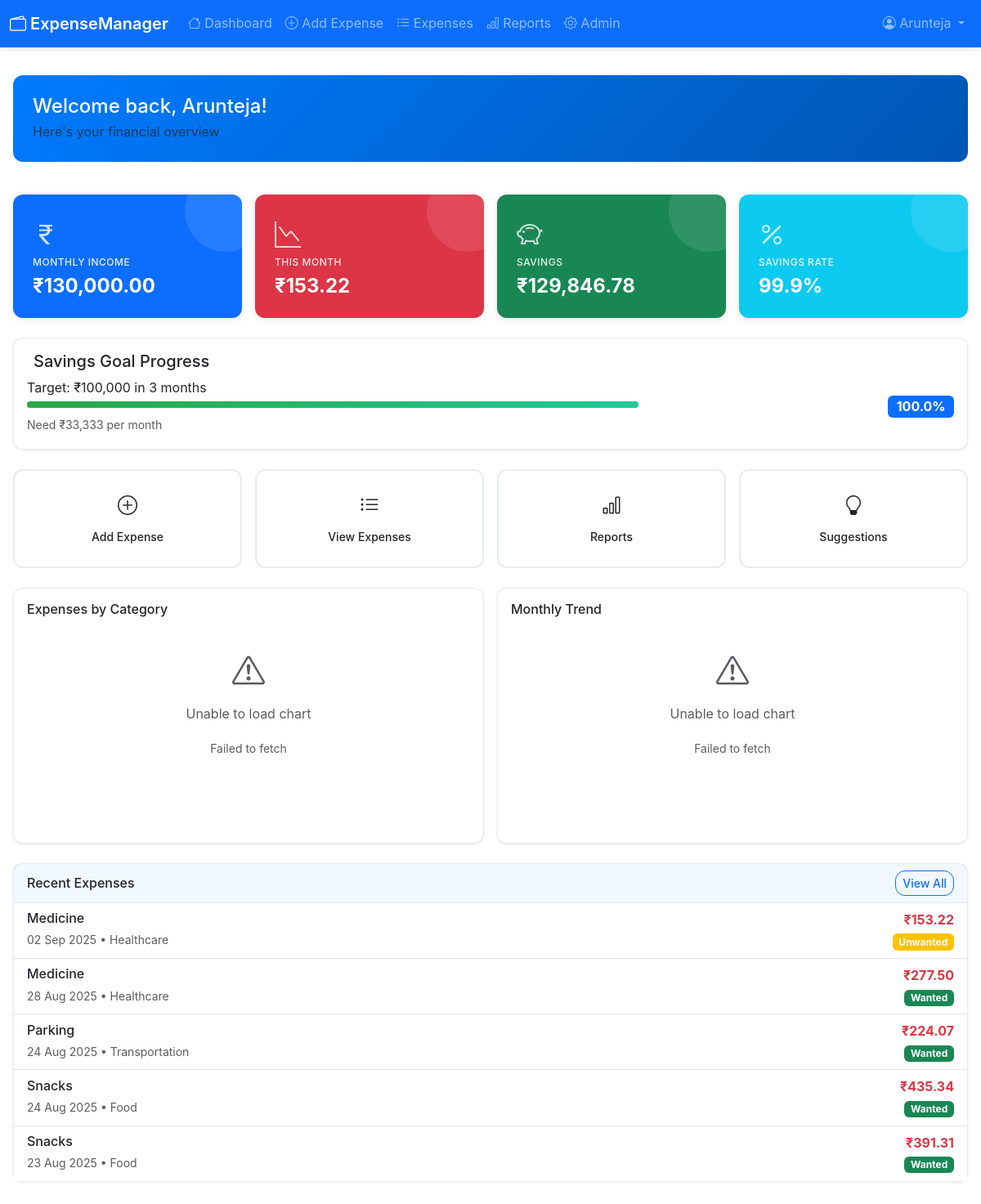
The page /dashboard (signed in) on the database its author committed.
### app.py (models this page shows, shortened)
class User(UserMixin, db.Model):
    id = db.Column(db.Integer, primary_key=True)
    username = db.Column(db.String(80), unique=True, nullable=False)
    email = db.Column(db.String(120), unique=True, nullable=False)
    password_hash = db.Column(db.String(120), nullable=False)
    is_admin = db.Column(db.Boolean, default=False)
    monthly_income = db.Column(db.Float, default=0.0)
    created_at = db.Column(db.DateTime, default=datetime.utcnow)
    expenses = db.relationship('Expense', backref='user', lazy=True)

class SavingsGoal(db.Model):
    id = db.Column(db.Integer, primary_key=True)
    user_id = db.Column(db.Integer, db.ForeignKey('user.id'), nullable=False)
    target_amount = db.Column(db.Float, default=100000.0)  # Default ₹1,00,000
    target_months = db.Column(db.Integer, default=3)  # 3 months
    current_savings = db.Column(db.Float, default=0.0)
    created_at = db.Column(db.DateTime, default=datetime.utcnow)

class Expense(db.Model):
    id = db.Column(db.Integer, primary_key=True)
    user_id = db.Column(db.Integer, db.ForeignKey('user.id'), nullable=False)
    amount = db.Column(db.Float, nullable=False)
    category = db.Column(db.String(50), nullable=False)
    description = db.Column(db.String(200))
    expense_type = db.Column(db.String(20), default='wanted')  # 'wanted' or 'unwanted'
    date = db.Column(db.DateTime, default=datetime.utcnow)
    created_at = db.Column(db.DateTime, default=datetime.utcnow)

### app.py (the view, shortened to what this page needs)
@app.route('/dashboard')
@login_required
def dashboard():
    current_month = datetime.now().month
    current_year = datetime.now().year
    if current_user.is_admin:
        monthly_expenses = db.session.query(func.sum(Expense.amount)).filter(
            extract('month', Expense.date) == current_month,
            extract('year', Expense.date) == current_year
        ).scalar() or 0
        total_expenses = db.session.query(func.sum(Expense.amount)).scalar() or 0
        total_users = User.query.count()
    if current_user.is_admin:
        recent_expenses = Expense.query.order_by(Expense.date.desc()).limit(5).all()
    else:
        recent_expenses = Expense.query.filter_by(user_id=current_user.id).order_by(Expense.date.desc()).limit(5).all()
    savings_goal = SavingsGoal.query.filter_by(user_id=current_user.id).first()
    if not savings_goal:
        savings_goal = SavingsGoal(user_id=current_user.id)
        db.session.add(savings_goal)
        db.session.commit()
    monthly_income = current_user.monthly_income
    monthly_savings = monthly_income - monthly_expenses
    savings_percentage = (monthly_savings / monthly_income * 100) if monthly_income > 0 else 0
    return render_template('dashboard.html',
                         monthly_expenses=monthly_expenses,
                         total_expenses=total_expenses,
                         monthly_income=monthly_income,
                         monthly_savings=monthly_savings,
                         savings_percentage=savings_percentage,
                         recent_expenses=recent_expenses,
                         total_users=total_users,
                         savings_goal=savings_goal)

### templates/dashboard.html (shortened to what this page needs)
{% extends "base.html" %}
{% block content %}
<div class="container-fluid p-3">
    <div class="row mb-4">
        <div class="col-12">
            <div class="welcome-card">
                <div class="d-flex justify-content-between align-items-center">
                    <div>
                        <h4 class="mb-1">Welcome back, {{ current_user.username }}!</h4>
                        <p class="text-muted mb-0">Here's your financial overview</p>
                    </div>
                </div>
            </div>
        </div>
    </div>
    <div class="row g-3 mb-4">
        <div class="col-6 col-md-3">
            <div class="stat-card bg-primary text-white">
                <div class="stat-icon">
                    <i class="bi bi-currency-rupee"></i>
                </div>
                <div class="stat-content">
                    <h6>Monthly Income</h6>
                    <h4>₹{{ "{:,.2f}".format(monthly_income) }}</h4>
                </div>
            </div>
        </div>
        <div class="col-6 col-md-3">
            <div class="stat-card bg-danger text-white">
                <div class="stat-icon">
                    <i class="bi bi-graph-down"></i>
                </div>
                <div class="stat-content">
                    <h6>This Month</h6>
                    <h4>₹{{ "{:,.2f}".format(monthly_expenses) }}</h4>
                </div>
            </div>
        </div>
        <div class="col-6 col-md-3">
            <div class="stat-card bg-success text-white">
                <div class="stat-icon">
                    <i class="bi bi-piggy-bank"></i>
                </div>
                <div class="stat-content">
                    <h6>Savings</h6>
                    <h4>₹{{ "{:,.2f}".format(monthly_savings) }}</h4>
                </div>
            </div>
        </div>
        <div class="col-6 col-md-3">
            <div class="stat-card bg-info text-white">
                <div class="stat-icon">
                    <i class="bi bi-percent"></i>
                </div>
                <div class="stat-content">
                    <h6>Savings Rate</h6>
                    <h4>{{ "{:.1f}".format(savings_percentage) }}%</h4>
                </div>
            </div>
        </div>
    </div>
    <div class="row mb-4">
        <div class="col-12">
            <div class="card">
                <div class="card-body">
                    <h5 class="card-title">
                        Savings Goal Progress
                    </h5>
                    <div class="row align-items-center">
                        <div class="col-8">
                            <p class="mb-1">Target: ₹{{ "{:,.0f}".format(savings_goal.target_amount) }} in {{ savings_goal.target_months }} months</p>
                            <div class="progress mb-2" style="height: 8px;">
                                {% set progress = (monthly_savings * savings_goal.target_months / savings_goal.target_amount * 100) if savings_goal.target_amount > 0 else 0 %}
                                {% set progress_clamped = [progress, 100]|min %}
                                <div class="progress-bar" style="width: {{ progress_clamped }}%"></div>
                            </div>
                            <small class="text-muted">
                                Need ₹{{ "{:,.0f}".format(savings_goal.target_amount / savings_goal.target_months) }} per month
                            </small>
                        </div>
                        <div class="col-4 text-end">
                            <span class="badge bg-primary fs-6">{{ "{:.1f}".format(progress_clamped) }}%</span>
                        </div>
                    </div>
                </div>
            </div>
        </div>
    </div>
    <div class="row g-3 mb-4">
        <div class="col-6 col-md-3">
            <a href="{{ url_for('add_expense') }}" class="quick-action-card text-decoration-none">
                <i class="bi bi-plus-circle"></i>
                <span>Add Expense</span>
            </a>
        </div>
        <div class="col-6 col-md-3">
            <a href="{{ url_for('expenses') }}" class="quick-action-card text-decoration-none">
                <i class="bi bi-list-ul"></i>
                <span>View Expenses</span>
            </a>
        </div>
        <div class="col-6 col-md-3">
            <a href="{{ url_for('reports') }}" class="quick-action-card text-decoration-none">
                <i class="bi bi-bar-chart"></i>
                <span>Reports</span>
            </a>
        </div>
        <div class="col-6 col-md-3">
            <div class="quick-action-card" onclick="loadSavingsSuggestions()">
                <i class="bi bi-lightbulb"></i>
                <span>Suggestions</span>
            </div>
        </div>
    </div>
    <div class="row g-3 mb-4">
        <div class="col-md-6">
            <div class="card">
                <div class="card-body">
                    <h6 class="card-title">Expenses by Category</h6>
                    <div class="chart-container" style="position: relative; height: 250px; width: 100%;">
                    </div>
                </div>
            </div>
        </div>
        <div class="col-md-6">
            <div class="card">
                <div class="card-body">
                    <h6 class="card-title">Monthly Trend</h6>
                    <div class="chart-container" style="position: relative; height: 250px; width: 100%;">
                    </div>
                </div>
            </div>
        </div>
    </div>
    <div class="row">
        <div class="col-12">
            <div class="card">
                <div class="card-header d-flex justify-content-between align-items-center">
                    <h6 class="mb-0">Recent Expenses</h6>
                    <a href="{{ url_for('expenses') }}" class="btn btn-sm btn-outline-primary">View All</a>
                </div>
                <div class="card-body p-0">
                    {% if recent_expenses %}
                        <div class="list-group list-group-flush">
                            {% for expense in recent_expenses %}
                            <div class="list-group-item">
                                <div class="d-flex justify-content-between align-items-center">
                                    <div>
                                        <h6 class="mb-1">{{ expense.description or expense.category }}</h6>
                                        <small class="text-muted">
                                            {{ expense.date.strftime('%d %b %Y') }} • {{ expense.category }}
                                        </small>
                                    </div>
                                    <div class="text-end">
                                        <span class="fw-bold text-danger">₹{{ "{:,.2f}".format(expense.amount) }}</span>
                                        <br>
                                        <span class="badge bg-{{ 'warning' if expense.expense_type == 'unwanted' else 'success' }} small">
                                            {{ expense.expense_type.title() }}
                                        </span>
                                    </div>
                                </div>
                            </div>
                            {% endfor %}
                        </div>
                    {% else %}
                        <div class="text-center py-4">
                            <i class="bi bi-inbox display-4 text-muted"></i>
                            <p class="text-muted mt-2">No expenses yet</p>
                            <a href="{{ url_for('add_expense') }}" class="btn btn-primary">Add Your First Expense</a>
                        </div>
                    {% endif %}
                </div>
            </div>
        </div>
    </div>
</div>
{% endblock %}

### templates/base.html (shortened to what this page needs)
<!DOCTYPE html>
<html lang="en">
<head>
    <link href="https://cdn.jsdelivr.net/npm/bootstrap@5.3.0/dist/css/bootstrap.min.css" rel="stylesheet">
    <link href="https://cdn.jsdelivr.net/npm/bootstrap-icons@1.7.2/font/bootstrap-icons.css" rel="stylesheet">
    <link href="{{ url_for('static', filename='css/style.css') }}" rel="stylesheet">
</head>
<body data-bs-theme="light" id="app-body">
    <nav class="navbar navbar-expand-lg navbar-dark bg-primary fixed-top" id="main-navbar">
        <div class="container-fluid">
            <a class="navbar-brand" href="{{ url_for('dashboard') if current_user.is_authenticated else url_for('index') }}">
                <i class="bi bi-wallet2"></i> ExpenseManager
            </a>
            {% if current_user.is_authenticated %}
            <div class="collapse navbar-collapse" id="navbarNav">
                <ul class="navbar-nav me-auto">
                    <li class="nav-item">
                        <a class="nav-link" href="{{ url_for('dashboard') }}">
                            <i class="bi bi-house"></i> Dashboard
                        </a>
                    </li>
                    <li class="nav-item">
                        <a class="nav-link" href="{{ url_for('add_expense') }}">
                            <i class="bi bi-plus-circle"></i> Add Expense
                        </a>
                    </li>
                    <li class="nav-item">
                        <a class="nav-link" href="{{ url_for('expenses') }}">
                            <i class="bi bi-list-ul"></i> Expenses
                        </a>
                    </li>
                    <li class="nav-item">
                        <a class="nav-link" href="{{ url_for('reports') }}">
                            <i class="bi bi-bar-chart"></i> Reports
                        </a>
                    </li>
                    {% if current_user.is_admin %}
                    <li class="nav-item">
                        <a class="nav-link" href="{{ url_for('admin') }}">
                            <i class="bi bi-gear"></i> Admin
                        </a>
                    </li>
                    {% endif %}
                </ul>
                <ul class="navbar-nav">
                    <li class="nav-item dropdown">
                        <a class="nav-link dropdown-toggle" href="#" role="button" data-bs-toggle="dropdown">
                            <i class="bi bi-person-circle"></i> {{ current_user.username }}
                        </a>
                    </li>
                </ul>
            </div>
            {% endif %}
        </div>
    </nav>
    <main class="main-content">
        {% block content %}{% endblock %}
    </main>
</body>
</html>

### rows shown on the page
User: username "Arunteja", monthly_income "130,000.00"
SavingsGoal: target_amount "100,000", target_months "3", savings_goal.target_amount/savings_goal.target_months "33,333"
Expense: description "Medicine", date "02 Sep 2025", category "Healthcare", amount "153.22", expense_type "Unwanted"
Expense: description "Medicine", date "28 Aug 2025", category "Healthcare", amount "277.50", expense_type "Wanted"
Expense: description "Parking", date "24 Aug 2025", category "Transportation", amount "224.07", expense_type "Wanted"
Expense: description "Snacks", date "24 Aug 2025", category "Food", amount "435.34", expense_type "Wanted"
Expense: description "Snacks", date "23 Aug 2025", category "Food", amount "391.31", expense_type "Wanted"

### other values the page prints
{{ "{:,.2f}".format(monthly_expenses) }} "153.22"
{{ "{:,.2f}".format(monthly_savings) }} "129,846.78"
{{ "{:.1f}".format(savings_percentage) }} "99.9"
{{ "{:.1f}".format(progress_clamped) }} "100.0"
